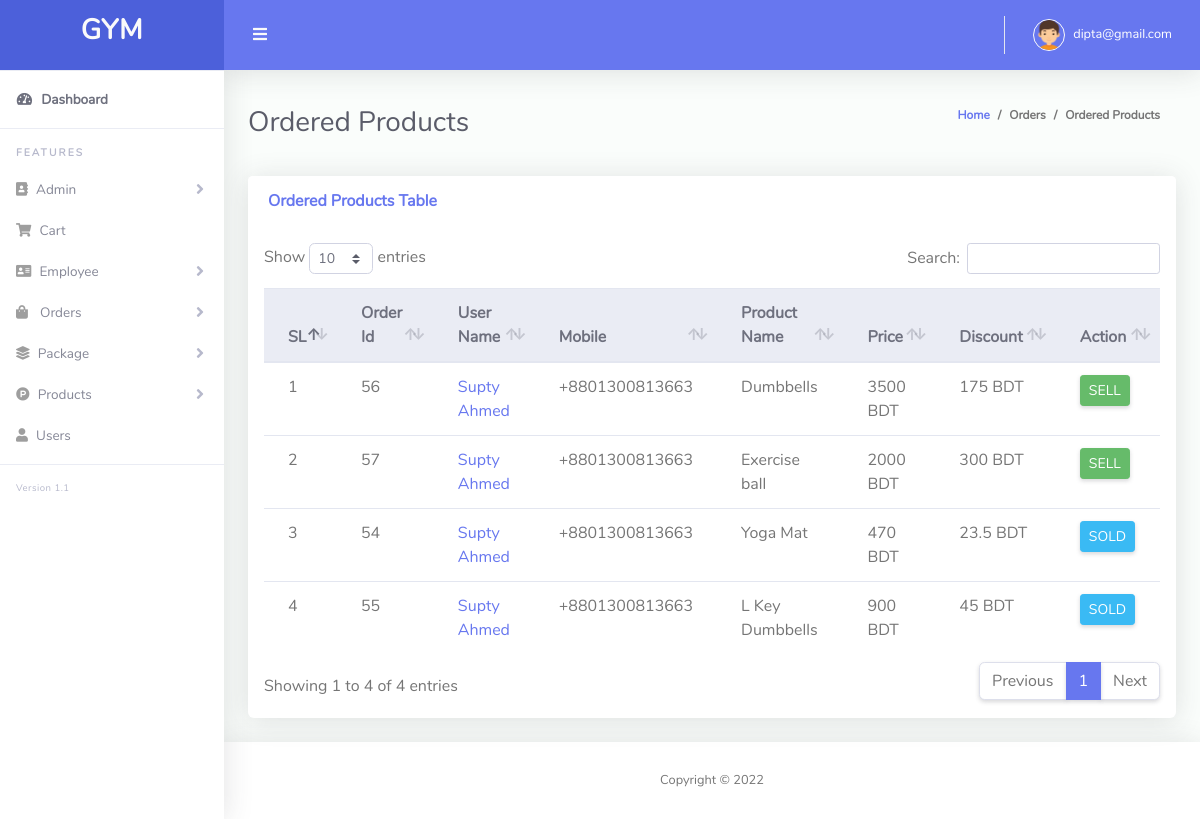
/admin/product_order.php (signed in), run on the app's committed database.
### tables this page shows
CREATE TABLE `order_table` (
  `order_id` int(11) NOT NULL,
  `mobile_no` varchar(150) NOT NULL,
  `product_id` int(11) DEFAULT NULL,
  `pack_id` int(11) DEFAULT NULL,
  `pack_price` int(11) DEFAULT NULL,
  `pack_month` varchar(20) DEFAULT NULL,
  `pack_discount` varchar(20) DEFAULT NULL,
  `status` int(11) NOT NULL DEFAULT 0,
  `created_at` date NOT NULL DEFAULT current_timestamp(),
  `trainer_id` int(11) DEFAULT NULL
);

CREATE TABLE `user_table` (
  `user_id` int(20) NOT NULL,
  `first_name` varchar(255) NOT NULL,
  `last_name` varchar(255) NOT NULL,
  `email` varchar(255) NOT NULL,
  `password` varchar(255) NOT NULL,
  `dob` varchar(255) NOT NULL,
  `gender` varchar(255) NOT NULL,
  `mobile` varchar(255) NOT NULL,
  `address` varchar(255) NOT NULL,
  `image` varchar(155) DEFAULT NULL,
  `flag` tinyint(10) NOT NULL DEFAULT 0,
  `otp` int(11) NOT NULL,
  `reg_at` timestamp NOT NULL DEFAULT current_timestamp()
);

CREATE TABLE `product_table` (
  `id` int(11) NOT NULL,
  `name` varchar(255) NOT NULL,
  `description` text NOT NULL,
  `image` varchar(255) NOT NULL,
  `stock` varchar(255) NOT NULL,
  `buying_price` int(11) NOT NULL,
  `selling_price` int(11) NOT NULL,
  `discount` int(11) NOT NULL,
  `soft_delete` tinyint(4) NOT NULL DEFAULT 0
);

### Classes/DB.php (called while the page is built, shortened)
<?php
class DB
{
    public function connect(){
        $this->conn = new mysqli("localhost","root","","gym");
        if ($this->conn->connect_error) {
          die("Connection failed: " . $this->conn->connect_error);
        }
        else{
            return $msg =  "connected";
        }
    }
}

### Classes/ProductClass.php (called while the page is built, shortened)
<?php
include_once 'db.php';
class ProductClass extends DB
{
    public function viewProductOrder()
    {
        $qry = "SELECT * FROM order_table
        INNER JOIN user_table ON order_table.mobile_no = user_table.mobile
        LEFT JOIN product_table ON order_table.product_id = product_table.id
        where order_table.product_id IS NOT NULL ORDER by status ASC";
        $result = $this->conn->query($qry);
        return $result;
    }
}

### admin/product_order.php (the view, shortened to what this page needs)
<?php
include 'layouts/header.php';
?>
<div class="container-fluid" id="container-wrapper">
  <div class="d-sm-flex align-items-center justify-content-between mb-4">
    <h1 class="h3 mb-0 text-gray-800">Ordered Products</h1>
    <ol class="breadcrumb">
      <li class="breadcrumb-item"><a href="./">Home</a></li>
      <li class="breadcrumb-item">Orders</li>
      <li class="breadcrumb-item active" aria-current="page">Ordered Products</li>
    </ol>
  </div>
  <div class="row">
    <div class="col-lg-12">
      <div class="card mb-4">
        <div class="card-header py-3 d-flex flex-row align-items-center justify-content-between">
          <h6 class="m-0 font-weight-bold text-primary">Ordered Products Table</h6>
        </div>
        <div class="table-responsive p-3">
          <table class="table align-items-center table-flush" id="dataTable">
            <thead class="thead-light">
              <tr>
                <th>SL</th>
                <th>Order Id</th>
                <th>User Name</th>
                <th>Mobile</th>
                <th>Product Name</th>
                <th>Price</th>
                <th>Discount</th>
                <th>Action</th>
              </tr>
            </thead>
            <tbody>
              <?php
              $i = 0;
              $view = $product->viewProductOrder();
              foreach ($view as $value) {
                $i++;
              ?>
                <tr>
                  <td><?php echo $i; ?></td>
                  <td><?php echo $value['order_id']; ?></td>
                  <td><a href="singleuser.php?id=<?php echo $value['user_id']; ?>"><?php echo  $value['first_name'] . " " . $value['last_name']; ?></a></td>
                  <td><?php echo $value['mobile_no']; ?></td>
                  <td><?php echo $value['name']; ?></td>
                  <td><?php echo $value['selling_price']; ?> BDT</td>
                  <td><?php echo $discount = ($value['discount'] / 100) * $value['selling_price']; ?> BDT</td>
                  <td>
                    <?php if ($value['status'] == 0) { ?>
                      <a href="?confirm=<?php echo $value['order_id']; ?>" class="btn btn-sm btn-success">SELL</a>
                    <?php } else { ?>
                      <button class="btn btn-info btn-sm">SOLD</button>
                    <?php } ?>
                  </td>
                </tr>
              <?php } ?>
            </tbody>
          </table>
        </div>
      </div>
    </div>
  </div>
</div>
<?php include 'layouts/footer.php'; ?>

### data on the page
order_table: order_id "56", user_table.first_name "Supty", user_table.last_name "Ahmed", mobile_no "+8801300813663", product_table.name "Dumbbells", product_table.selling_price "3500", product_table.discount+selling_price "175"
order_table: order_id "57", user_table.first_name "Supty", user_table.last_name "Ahmed", mobile_no "+8801300813663", product_table.name "Exercise ball", product_table.selling_price "2000", product_table.discount+selling_price "300"
order_table: order_id "54", user_table.first_name "Supty", user_table.last_name "Ahmed", mobile_no "+8801300813663", product_table.name "Yoga Mat", product_table.selling_price "470", product_table.discount+selling_price "23.5", status "SOLD"
order_table: order_id "55", user_table.first_name "Supty", user_table.last_name "Ahmed", mobile_no "+8801300813663", product_table.name "L Key Dumbbells", product_table.selling_price "900", product_table.discount+selling_price "45", status "SOLD"

### other printed values
$_SESSION['admin_email'] "dipta@gmail.com"
